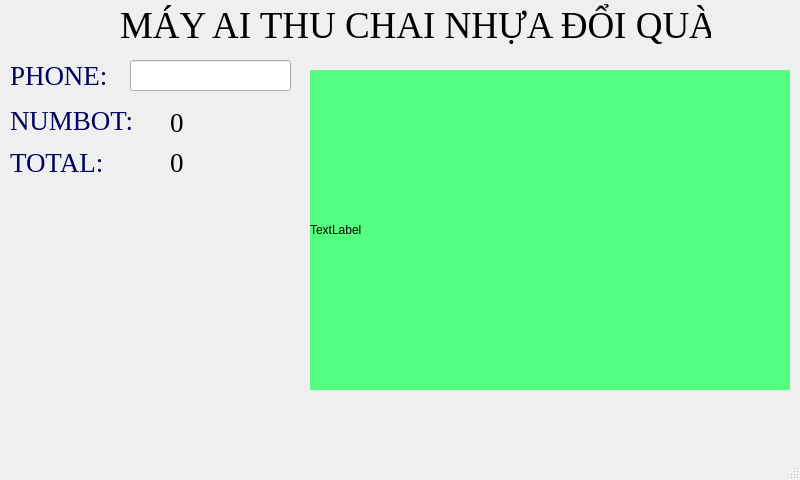
<?xml version="1.0" encoding="UTF-8"?>
<ui version="4.0">
 <class>MainWindow</class>
 <widget class="QMainWindow" name="MainWindow">
  <property name="geometry">
   <rect>
    <x>0</x>
    <y>0</y>
    <width>800</width>
    <height>480</height>
   </rect>
  </property>
  <property name="windowTitle">
   <string>MainWindow</string>
  </property>
  <widget class="QWidget" name="centralwidget">
   <widget class="QLabel" name="label">
    <property name="geometry">
     <rect>
      <x>10</x>
      <y>60</y>
      <width>101</width>
      <height>31</height>
     </rect>
    </property>
    <property name="font">
     <font>
      <family>Times New Roman</family>
      <pointsize>20</pointsize>
     </font>
    </property>
    <property name="styleSheet">
     <string notr="true">color: rgb(2, 2, 96);</string>
    </property>
    <property name="text">
     <string>PHONE:</string>
    </property>
   </widget>
   <widget class="QLabel" name="lnumbot_label">
    <property name="geometry">
     <rect>
      <x>10</x>
      <y>110</y>
      <width>121</width>
      <height>21</height>
     </rect>
    </property>
    <property name="font">
     <font>
      <family>Times New Roman</family>
      <pointsize>20</pointsize>
     </font>
    </property>
    <property name="styleSheet">
     <string notr="true">color: rgb(2, 2, 96);</string>
    </property>
    <property name="text">
     <string>NUMBOT:</string>
    </property>
   </widget>
   <widget class="QLabel" name="numbot">
    <property name="geometry">
     <rect>
      <x>170</x>
      <y>110</y>
      <width>60</width>
      <height>25</height>
     </rect>
    </property>
    <property name="font">
     <font>
      <family>Times New Roman</family>
      <pointsize>20</pointsize>
     </font>
    </property>
    <property name="text">
     <string>0</string>
    </property>
   </widget>
   <widget class="QLabel" name="tittle">
    <property name="geometry">
     <rect>
      <x>120</x>
      <y>0</y>
      <width>591</width>
      <height>51</height>
     </rect>
    </property>
    <property name="font">
     <font>
      <family>Times New Roman</family>
      <pointsize>28</pointsize>
     </font>
    </property>
    <property name="toolTip">
     <string>&lt;html&gt;&lt;head/&gt;&lt;body&gt;&lt;p align=&quot;center&quot;&gt;&lt;br/&gt;&lt;/p&gt;&lt;/body&gt;&lt;/html&gt;</string>
    </property>
    <property name="text">
     <string>MÁY AI THU CHAI NHỰA ĐỔI QUÀ</string>
    </property>
   </widget>
   <widget class="QLabel" name="total_label">
    <property name="geometry">
     <rect>
      <x>10</x>
      <y>150</y>
      <width>91</width>
      <height>25</height>
     </rect>
    </property>
    <property name="font">
     <font>
      <family>Times New Roman</family>
      <pointsize>20</pointsize>
     </font>
    </property>
    <property name="styleSheet">
     <string notr="true">color: rgb(2, 2, 96);</string>
    </property>
    <property name="text">
     <string>TOTAL:</string>
    </property>
   </widget>
   <widget class="QLabel" name="total">
    <property name="geometry">
     <rect>
      <x>170</x>
      <y>150</y>
      <width>60</width>
      <height>25</height>
     </rect>
    </property>
    <property name="font">
     <font>
      <family>Times New Roman</family>
      <pointsize>20</pointsize>
     </font>
    </property>
    <property name="text">
     <string>0</string>
    </property>
   </widget>
   <widget class="QLabel" name="frame">
    <property name="geometry">
     <rect>
      <x>310</x>
      <y>70</y>
      <width>480</width>
      <height>320</height>
     </rect>
    </property>
    <property name="styleSheet">
     <string notr="true">background-color: rgb(85, 255, 127);</string>
    </property>
    <property name="text">
     <string>TextLabel</string>
    </property>
   </widget>
   <widget class="QLabel" name="warning_label">
    <property name="geometry">
     <rect>
      <x>310</x>
      <y>400</y>
      <width>481</width>
      <height>31</height>
     </rect>
    </property>
    <property name="font">
     <font>
      <family>Times New Roman</family>
      <pointsize>20</pointsize>
     </font>
    </property>
    <property name="whatsThis">
     <string>&lt;html&gt;&lt;head/&gt;&lt;body&gt;&lt;p align=&quot;center&quot;&gt;&lt;br/&gt;&lt;/p&gt;&lt;/body&gt;&lt;/html&gt;</string>
    </property>
    <property name="styleSheet">
     <string notr="true">color: rgb(255, 0, 0);</string>
    </property>
    <property name="text">
     <string/>
    </property>
    <property name="alignment">
     <set>Qt::AlignCenter</set>
    </property>
   </widget>
   <widget class="QLineEdit" name="phoneid">
    <property name="geometry">
     <rect>
      <x>130</x>
      <y>60</y>
      <width>161</width>
      <height>31</height>
     </rect>
    </property>
    <property name="font">
     <font>
      <family>Times New Roman</family>
      <pointsize>20</pointsize>
     </font>
    </property>
   </widget>
  </widget>
  <widget class="QMenuBar" name="menubar">
   <property name="geometry">
    <rect>
     <x>0</x>
     <y>0</y>
     <width>800</width>
     <height>21</height>
    </rect>
   </property>
  </widget>
  <widget class="QStatusBar" name="statusbar"/>
 </widget>
 <resources/>
 <connections/>
</ui>
